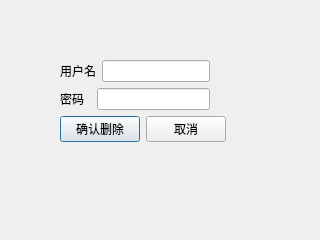
<?xml version="1.0" encoding="UTF-8"?>
<ui version="4.0">
 <class>DeleteDialog</class>
 <widget class="QDialog" name="DeleteDialog">
  <property name="geometry">
   <rect>
    <x>0</x>
    <y>0</y>
    <width>320</width>
    <height>240</height>
   </rect>
  </property>
  <property name="windowTitle">
   <string>删除窗口</string>
  </property>
  <widget class="QWidget" name="layoutWidget">
   <property name="geometry">
    <rect>
     <x>60</x>
     <y>60</y>
     <width>187</width>
     <height>85</height>
    </rect>
   </property>
   <layout class="QFormLayout" name="formLayout">
    <item row="0" column="0">
     <layout class="QVBoxLayout" name="verticalLayout">
      <item>
       <layout class="QHBoxLayout" name="horizontalLayout">
        <item>
         <widget class="QLabel" name="label">
          <property name="text">
           <string>用户名</string>
          </property>
          <property name="buddy">
           <cstring>DeleteUserNameEdit</cstring>
          </property>
         </widget>
        </item>
        <item>
         <widget class="QLineEdit" name="DeleteUserNameEdit"/>
        </item>
       </layout>
      </item>
      <item>
       <layout class="QHBoxLayout" name="horizontalLayout_2">
        <item>
         <widget class="QLabel" name="label_2">
          <property name="text">
           <string>密码  </string>
          </property>
          <property name="buddy">
           <cstring>DeleteUserPasswordEdit</cstring>
          </property>
         </widget>
        </item>
        <item>
         <widget class="QLineEdit" name="DeleteUserPasswordEdit"/>
        </item>
       </layout>
      </item>
     </layout>
    </item>
    <item row="1" column="0">
     <layout class="QHBoxLayout" name="horizontalLayout_3">
      <item>
       <widget class="QPushButton" name="DeleteOKButton">
        <property name="text">
         <string>确认删除</string>
        </property>
       </widget>
      </item>
      <item>
       <widget class="QPushButton" name="DeleteCancelButton">
        <property name="text">
         <string>取消</string>
        </property>
       </widget>
      </item>
     </layout>
    </item>
   </layout>
  </widget>
 </widget>
 <resources/>
 <connections/>
</ui>
